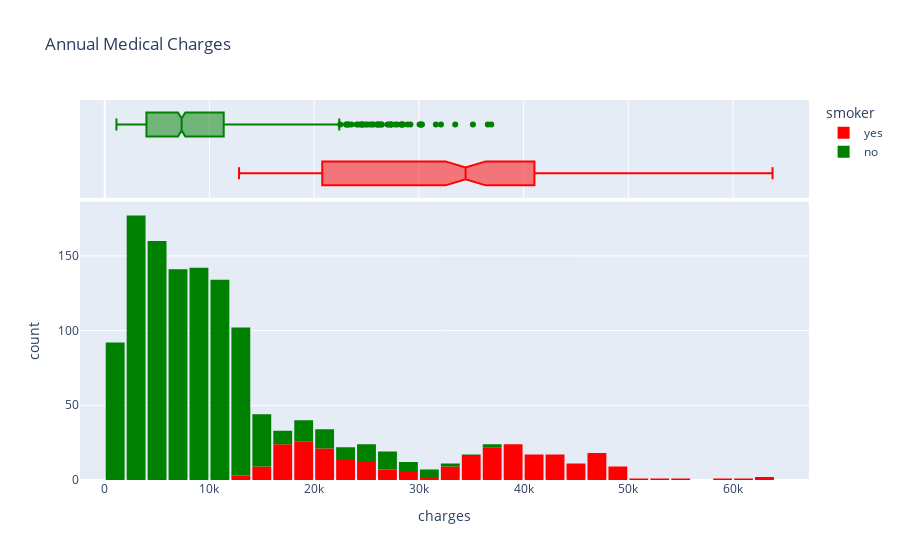

The cell this chart's notebook holds for it:
### Code cell
fig=px.histogram(medical_df,
         x='charges',
         marginal='box',
         color='smoker',      # it color smoker column        
         color_discrete_sequence=['red','green'],        
         title='Annual Medical Charges')
fig.update_layout(bargap=0.1)
fig.show()  #no effect

### Figure 1 — Plotly figure (JSON) as saved in the notebook; plotly's stock layout.template omitted (floating-point values rounded to 4 significant figures; data arrays with more than 128 entries replaced by an {"elided": "..."} marker saying what was removed)
{"data": [{"alignmentgroup": "True", "bingroup": "x", "hovertemplate": "smoker=yes<br>charges=%{x}<br>count=%{y}<extra></extra>", "legendgroup": "yes", "marker": {"color": "red", "pattern": {"shape": ""}}, "name": "yes", "offsetgroup": "yes", "orientation": "v", "showlegend": true, "type": "histogram", "x": {"elided": "274 float values"}, "xaxis": "x", "yaxis": "y"}, {"alignmentgroup": "True", "hovertemplate": "smoker=yes<br>charges=%{x}<extra></extra>", "legendgroup": "yes", "marker": {"color": "red"}, "name": "yes", "notched": true, "offsetgroup": "yes", "showlegend": false, "type": "box", "x": {"elided": "274 float values"}, "xaxis": "x2", "yaxis": "y2"}, {"alignmentgroup": "True", "bingroup": "x", "hovertemplate": "smoker=no<br>charges=%{x}<br>count=%{y}<extra></extra>", "legendgroup": "no", "marker": {"color": "green", "pattern": {"shape": ""}}, "name": "no", "offsetgroup": "no", "orientation": "v", "showlegend": true, "type": "histogram", "x": {"elided": "1064 float values"}, "xaxis": "x", "yaxis": "y"}, {"alignmentgroup": "True", "hovertemplate": "smoker=no<br>charges=%{x}<extra></extra>", "legendgroup": "no", "marker": {"color": "green"}, "name": "no", "notched": true, "offsetgroup": "no", "showlegend": false, "type": "box", "x": {"elided": "1064 float values"}, "xaxis": "x2", "yaxis": "y2"}], "layout": {"bargap": 0.1, "barmode": "relative", "legend": {"title": {"text": "smoker"}, "tracegroupgap": 0}, "title": {"text": "Annual Medical Charges"}, "xaxis": {"anchor": "y", "domain": [0, 1], "title": {"text": "charges"}}, "xaxis2": {"anchor": "y2", "domain": [0, 1], "matches": "x", "showgrid": true, "showticklabels": false}, "yaxis": {"anchor": "x", "domain": [0, 0.7326], "title": {"text": "count"}}, "yaxis2": {"anchor": "x2", "domain": [0.7426, 1], "matches": "y2", "showgrid": false, "showline": false, "showticklabels": false, "ticks": ""}}}
